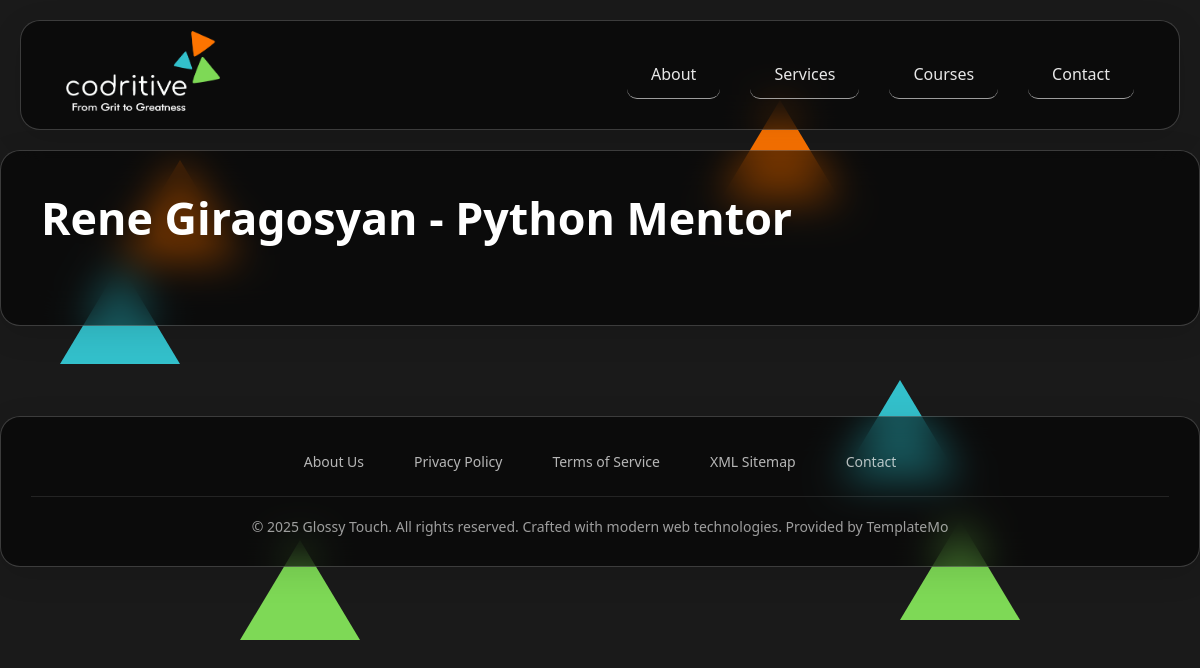
Page /tutor/2/ on the committed database.
### core/models.py (models this page shows, shortened)
class Logo(models.Model):
    image = models.ImageField(upload_to='logo_images/', blank=True, null=True)

class Our_Team(models.Model):
    POSITION_CHOICES = [
        ('QA Specialist', 'QA Specialist'),
        ('Python Mentor', 'Python Mentor'),
        ('UI/UX Designer', 'UI/UX Designer'),
        ('JavaScript Mentor', 'JavaScript Mentor'),
        ('SMM Specialist', 'SMM Specialist'),
        ('Cybersecurity Mentor', 'Cybersecurity Mentor'),
    ]
    name = models.CharField(max_length=100)
    position = models.CharField(max_length=100, choices=POSITION_CHOICES)
    bio = models.TextField()
    image = models.ImageField(upload_to='team_images/', blank=True, null=True)
    link = models.URLField(blank=True, null=True)
    def __str__(self):
        return f"{self.name} - {self.position}"

### core/views.py (the view)
# urls.py: path("tutor/<int:pk>/", views.tutor_detail, name="tutor"),
def tutor_detail(request, pk):
    team_member = get_object_or_404(Our_Team, pk=pk)
    return render(request, 'core/tutor.html', {
        'team_member': team_member
    })

### core/context_processors.py (called while the page is built)
def logo(request):
    return {'logo': Logo.objects.first()}

### core/templates/core/tutor.html (shortened to what this page needs)
{% extends "core/base.html" %}
{% load static %}
{% block content %}
    <section class="hero glass">
        <h1>{{ team_member }}</h1>
    </section>
{% endblock %}

### core/templates/core/base.html (shortened to what this page needs)
{% load static %}
<!DOCTYPE html>
<html lang="en">
<head>
    <link rel="stylesheet" href="{% static 'css/templatemo-glossy-touch.css' %}">
</head>
<body>
    <div class="bg-shapes">
        <div class="shape"></div>
        <div class="shape"></div>
        <div class="shape"></div>
        <div class="shape"></div>
        <div class="shape"></div>
        <div class="shape"></div>
    </div>
    <header>
        <div class="container">
            <nav class="glass">
                <div class="logo">
                    {% if logo %}
                        <a href="{% url 'core:home' %}">
                            <img src="{{ logo.image.url }}" alt="Logo" style="height:80px">
                        </a>
                    {% else %}
                        <a href="{% url 'core:home' %}">Home</a>
                    {% endif %}
                </div>
                <div class="nav-links">
                    <a href="{% url 'core:about' %}">About</a>
                    <a href="{% url 'core:service' %}">Services</a>
                    <a href="{% url 'core:training' %}">Courses</a>
                    <a href="{% url 'core:contact' %}">Contact</a>
                </div>
            </nav>
        </div>
    </header>
    {% block content %}{% endblock %}
    <div id="footer">
        <div class="container">
            <footer class="glass">
                <div class="footer-content">
                    <div class="footer-links">
                        <a href="#">About Us</a>
                        <a href="#">Privacy Policy</a>
                        <a href="#">Terms of Service</a>
                        <a href="#">XML Sitemap</a>
                        <a href="#">Contact</a>
                    </div>
                    <div class="copyright">
                        &copy; 2025 Glossy Touch. All rights reserved. Crafted with modern web technologies.
                        Provided by <a rel="nofollow" href="https://templatemo.com" target="_blank">TemplateMo</a>
                    </div>
                </div>
            </footer>
        </div>
    </div>
</body>
</html>

### core/static/css/templatemo-glossy-touch.css (style rules this page uses)
* { margin: 0; padding: 0; box-sizing: border-box; }
body { font-family: "Segoe UI", Tahoma, Geneva, Verdana, sans-serif; background: linear-gradient( 135deg, #0c0c0c 0%, #1a1a2e 15%, #16213e 35%, #0f3460 50%, #533a7d 70%, #8b5a8c 85%, #a0616a 100% ); background-color: transparent; background-color: #1A1A1A !important; background-image: none !important; min-height: 100vh; overflow-x: hidden; overflow: scroll; }
.bg-shapes { position: fixed; top: 0; left: 0; width: 100%; height: 100%; z-index: -1; overflow: hidden; min-height: 100%; background-color: transparent; }
.shape { position: absolute; width: 0; height: 0; background: none; border-left: 60px solid transparent; border-right: 60px solid transparent; border-bottom: 100px solid rgba(245, 247, 246, 0.904); border-radius: 0px; animation: float 6s ease-in-out infinite, spin 12s linear infinite; }
.shape:nth-child(1) { width: 120px; height: 80px; top: 20%; left: 10%; border-bottom: 100px solid #FD7400; animation-delay: 0s, 0s; }
.shape:nth-child(2) { width: 90px; height: 140px; top: 60%; right: 15%; border-bottom: 100px solid #7ED956; animation-delay: 2s, 1s; }
.shape:nth-child(3) { width: 100px; height: 60px; bottom: 20%; left: 20%; border-bottom: 100px solid #7ED956; animation-delay: 4s, 2s; }
.shape:nth-child(4) { width: 80px; height: 120px; top: 10%; right: 30%; border-bottom: 100px solid #FD7400; animation-delay: 1s, 0.5s; }
.shape:nth-child(5) { width: 110px; height: 70px; bottom: 40%; right: 20%; border-bottom: 100px solid #33C0CB; animation-delay: 3s, 1.5s; }
.shape:nth-child(6) { width: 95px; height: 95px; top: 33%; left: 5%; border-bottom: 100px solid #33C0CB; animation-delay: 5s, 3s; }
.glass { background-color: #0000008c; backdrop-filter: blur(20px); border: 1px solid rgba(255, 255, 255, 0.2); border-radius: 20px; box-shadow: 0 8px 32px rgba(0, 0, 0, 0.1); transition: all 0.3s ease; position: relative; overflow: hidden; }
header { padding: 20px; }
.container { max-width: 1200px; margin: 0 auto; }
nav { display: flex; justify-content: space-between; align-items: center; padding: 30px 45px; }
.logo { font-size: 32px; font-weight: bold; color: white; text-shadow: 0 2px 10px rgba(0, 0, 0, 0.3); display: flex; align-items: center; gap: 15px; cursor: pointer; height: 40px; width: auto; display: flex; align-items: center; justify-content: center; }
.nav-links { display: flex; gap: 30px; }
.nav-links a { color: rgba(255, 255, 255, 0.9); text-decoration: none; font-weight: 500; transition: all 0.3s ease; padding: 12px 24px 13px 24px; border-radius: 10px; cursor: pointer; font-size: 16px; border-bottom: 1px solid rgba(255, 255, 255, 0.6); }
.hero { position: relative; align-items: center; display: flex; flex-direction: column; justify-content: flex-start; grid-template-columns: 1fr 1fr; gap: 40px; margin-bottom: 40px; padding: 60px 40px; align-items: flex-start; padding-top: 20px; }
.hero h1 { font-size: 2.8rem; color: white; margin-bottom: 20px; text-shadow: 0 4px 15px rgba(0, 0, 0, 0.2); line-height: 1.2; margin-top: 20px }
#footer { margin-top: 60px; padding: 30px 0; }
.footer-content { padding: 30px; text-align: center; color: rgba(255, 255, 255, 0.8); }
.footer-links { display: flex; justify-content: center; gap: 30px; margin-bottom: 20px; flex-wrap: wrap; }
.footer-links a { color: rgba(255, 255, 255, 0.7); text-decoration: none; font-size: 14px; transition: color 0.3s ease; padding: 5px 10px; }
.copyright { font-size: 14px; color: rgba(255, 255, 255, 0.6); border-top: 1px solid rgba(255, 255, 255, 0.1); padding-top: 20px; }
.copyright a { color: rgba(255, 255, 255, 0.6); text-decoration: none; }

### rows in the picture
Logo: image (picture)
Our_Team: name+position "Rene Giragosyan - Python Mentor"
